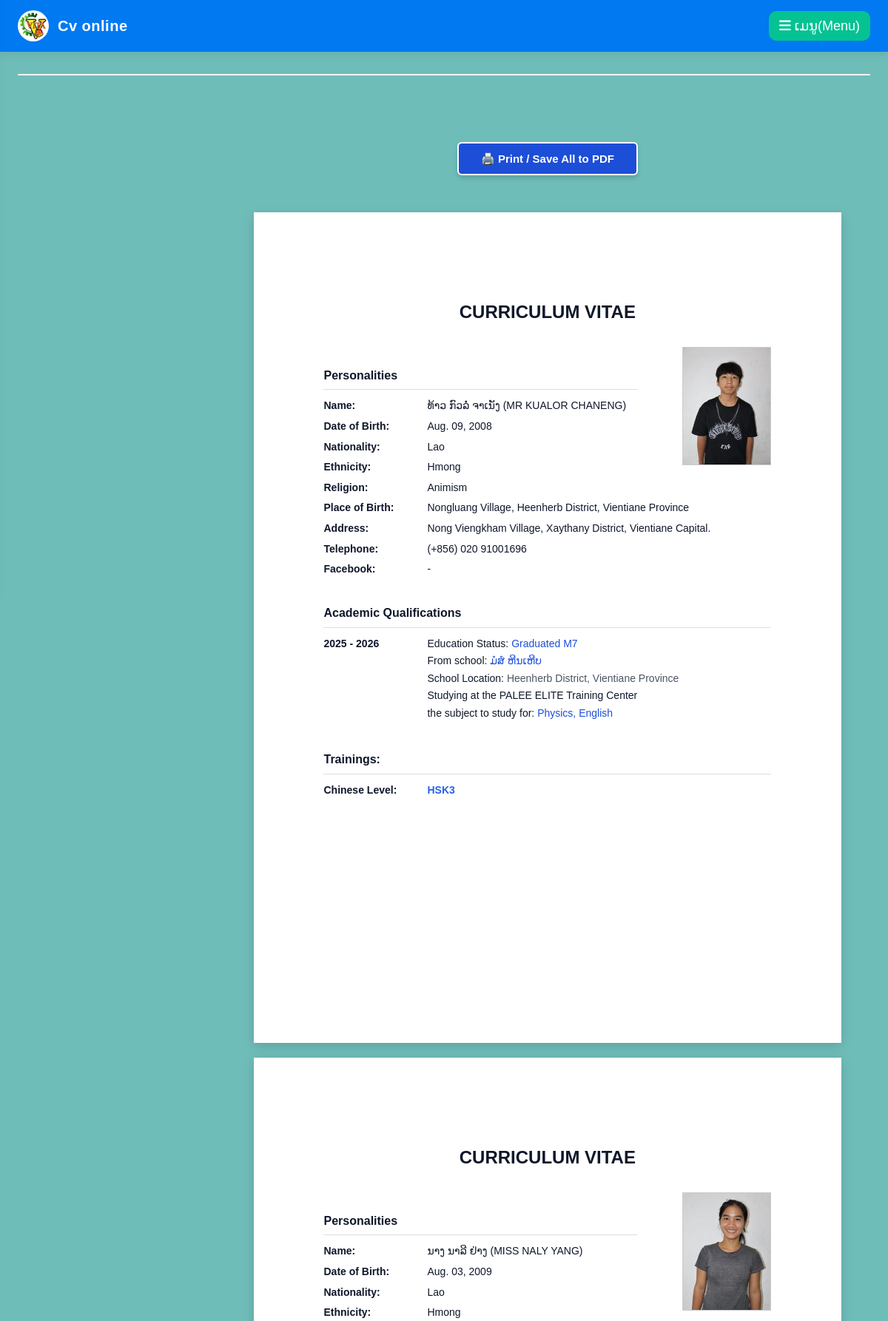
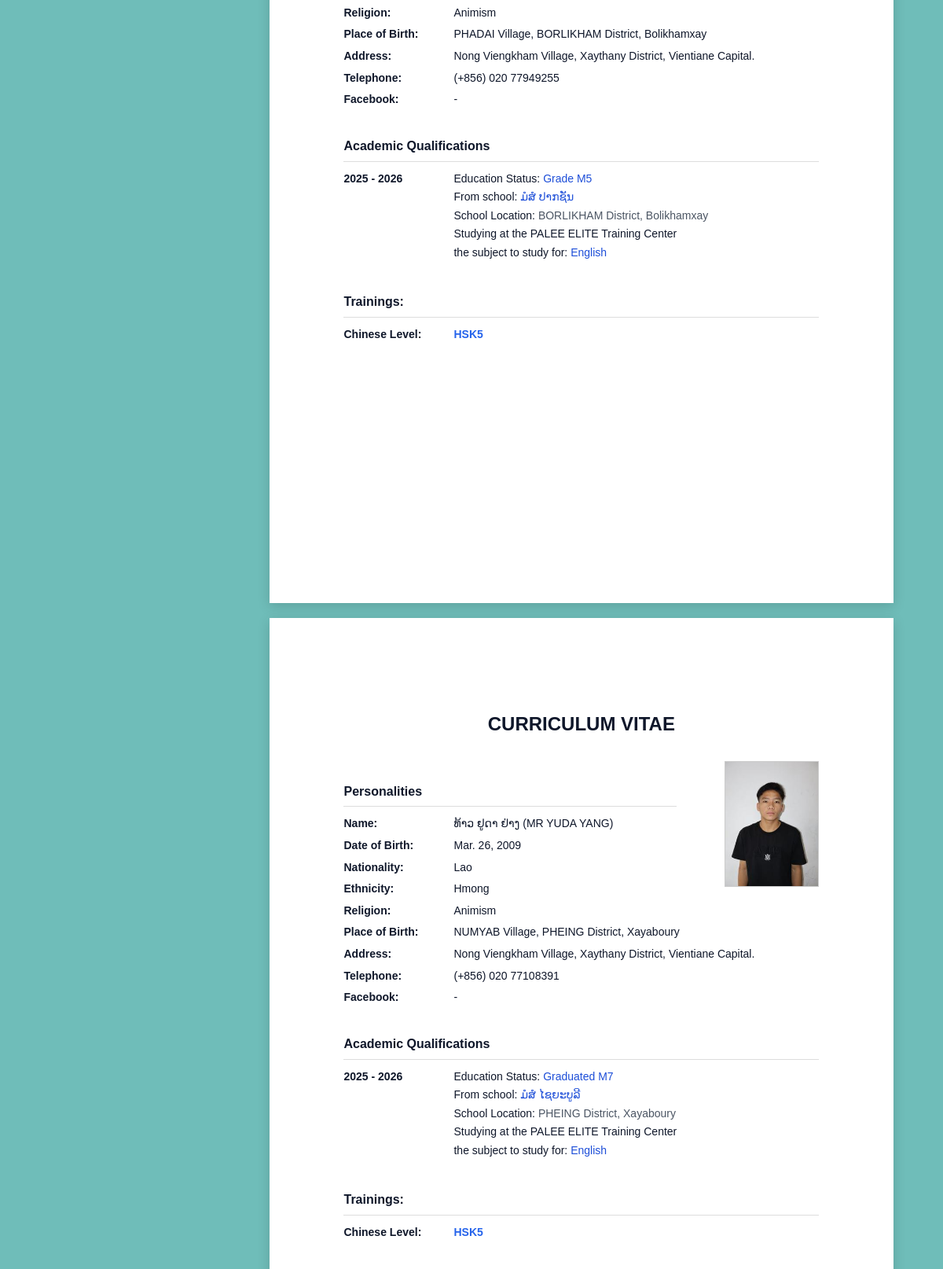
The page /?search=&school_year=&action=print (upper part) on the database its author committed (2 pictures, top to bottom).
### myapp/models.py (models this page shows, shortened)
class FormResponse(models.Model):
    PROVINCE_CHOICES3 = [
    ('Vientiane Capital', 'ນະຄອນຫຼວງວຽງຈັນ'),
    ('Phongsaly', 'ຜົ້ງສາລີ'),
    ('Luang Namtha', 'ຫຼວງນ້ຳທາ'),
    ('Oudomxay', 'ອຸດົມໄຊ'),
    ('Bokeo', 'ບໍ່ແກ້ວ'),
    ('Luang Prabang', 'ຫຼວງພະບາງ'),
    ('Huaphan', 'ຫົວພັນ'),
    ('Xayaboury', 'ໄຊຍະບູລີ'),
    ('Xieng Khouang', 'ຊຽງຂວາງ'),
    ('Vientiane', 'ວຽງຈັນ'),
    ('Bolikhamxay', 'ບໍລິຄຳໄຊ'),
    ('Khammouane', 'ຄຳມ່ວນ'),
    ('Savannakhet', 'ສະຫວັນນະເຂດ'),
    ('Salavan', 'ສາລະວັນ'),
    ('Sekong', 'ເຊກອງ'),
    ('Champasak', 'ຈຳປາສັກ'),
    ('Attapeu', 'ອັດຕະປື'),
    ('Xaysomboun', 'ໄຊສົມບູນ'),
    ]
    GRADUATE_CHOICES = [
        ('ມໍ7', 'ຈົບມໍ7ແລ້ວ (已毕业)'),
        ('ຍັງບໍ່ຈົບ', 'ຍັງບໍ່ຈົບ (未毕业)'),
    ]
    chinese_level1 = [
        ('HSK1', 'HSK1'),
        ('HSK2', 'HSK2'),
        ('HSK3', 'HSK3'),
        ('HSK4', 'HSK4'),
        ('HSK5', 'HSK5'),
        ('HSK6', 'HSK6'),
    ]
    ETHNICITY_CHOICES = [
        ('Lao', 'ລາວ'),
        ('Hmong', 'ມົ້ງ'),
        ('Khmu', 'ກຶມມຸ'),
        ('Phouthai', 'ຜູ້ໄທ'),
        ('Tai', 'ໄຕ'),
        ('Other', 'ອື່ນໆ (Other)'),
    ]
    RELIGION_CHOICES = [
        ('Buddhism', 'ພຸດ'),
        ('Christianity', 'ຄຣິດ'),
        ('Islam', 'ອິດສະລາມ'),
        ('Animism', 'ນັບຖືຜີ / ບໍ່ມີສາດສະໜາ'),
        ('Other', 'ອື່ນໆ (Other)'),
    ]
    student_code = models.CharField(max_length=20, unique=True, blank=True, null=True)
    timestamp = models.DateTimeField(
    verbose_name="Timestamp",
    default=timezone.now
    )
    full_name = models.CharField(
        max_length=255,
        verbose_name="ຊື່ ແລະ ນາມສະກຸນລາວ(真实姓名)"
    )
    name_Chinese = models.CharField(
        max_length=255,blank=True,
        verbose_name="ຊື່ແທ້ພາສາຈີນ ຫຼື ອັງກິດ(真实姓名)"
    )
    date_of_birth = models.DateField(
        verbose_name="ວັນເດືອນປີເກີດ (出生日期)",
        blank=True,
        null=True
    )
    ethnicity = models.CharField(
        max_length=50,
        choices=ETHNICITY_CHOICES,
        default='Lao',
        verbose_name="ຊົນເຜົ່າ (民族)"
    )
    ethnicity_other = models.CharField(
        max_length=100,
        blank=True,
        null=True,
        verbose_name="ຊົນເຜົ່າອື່ນໆ (请ກອກຊົນເຜົ່າຂອງທ່ານ)"
    )
    religion = models.CharField(
        max_length=50,
        choices=RELIGION_CHOICES,
        default='Buddhism',
        verbose_name="ສາດສະໜາ (宗教)"
    )
    religion_other = models.CharField(
        max_length=100,
        blank=True,
        null=True,
        verbose_name="ສາດສະໜາອື່ນໆ (请ກອກສາດສະໜາຂອງທ່ານ)"
    )
    organization = models.CharField(
        max_length=255,
        verbose_name="ມາຈາກໂຮງຮຽນໃດ(来自哪所学校？)"
    )
    Village = models.CharField(
        max_length=100,
        verbose_name="ບ້ານ (村莊)",
        blank=True
    )
    district = models.CharField(
        max_length=100,
        verbose_name="ເມືອງ (城市)"
    )
    province1 = models.CharField(
        max_length=60,
        choices=PROVINCE_CHOICES3,
        default='ນະຄອນຫຼວງວຽງຈັນ',
        verbose_name="ແຂວງເກີດ (省)"
    )
    is_graduated_m7 = models.CharField(
        max_length=20,
        choices=GRADUATE_CHOICES,
        verbose_name="ຫຼັງຈາກເດືອນ9 ສົກ2026 ນີ້ນ້ອງຮຽນຊັ້ນໃດ? (你七年级毕业嘛)"
    )
    current_grade = models.CharField(
        max_length=100,
        blank=True,
        null=True,
        verbose_name="ຖ້າບໍ່ຈົບ, ປັດຈຸບັນຮຽນຢູ່ຊັ້ນໃດ?"
    )
    chinese_level = models.CharField(
        max_length=60,
        blank=True,
        choices=chinese_level1,
        verbose_name="ລະດັບພາສາຈີນ (中文)"
    )
    phone_number = models.CharField(
        max_length=50,
        verbose_name="ເບີຕິດຕໍ່ (联络手机)"
    )
    facebook = models.CharField(
        max_length=100,
        blank=True,
        null=True,
        verbose_name="facebook (脸书)"
    )
    image = models.ImageField(
        upload_to='uploads/',
        blank=True,
        null=True,
        verbose_name="ຮູບພາບແນບມາ"
    )
    subject_set = models.ManyToManyField(
        Subject,
        verbose_name="ວິຊາເລືອກຮຽນທີ່ສູນປາລີ (选修课程)"
        )
    class Meta:
        verbose_name = "ຂໍ້ມູນການລົງທະບຽນນັກຮຽນທືນວິຕ້າ"
        verbose_name_plural = "ຂໍ້ມູນການລົງທະບຽນນັກຮຽນທືນວິຕ້າ"

class Subject(models.Model):
    name = models.CharField(max_length=255)
    photo = models.ImageField(upload_to='subject_photos/', blank=True, null=True)
    description = models.TextField(blank=True, null=True, default='')
    Name_eng = models.CharField(blank=True, null=True, default='')
    price = models.CharField(max_length=255, null=True, blank=True, default='')
    is_premium = models.BooleanField(default=False)
    promotion_end_at = models.DateField(null=True, blank=True)

### myapp/views.py (the view, shortened to what this page needs)
# urls.py: path('', views.home, name='home'),
def home(request):
    search_query = request.GET.get('search', '')
    school_year_query = request.GET.get('school_year', '')
    action = request.GET.get('action', '')  # 🔥 ເພີ່ມແຖວນີ້ເພື່ອເຊັກປຸ່ມກົດ
    users_queryset = FormResponse.objects.all().order_by('id')
    all_subjects = Subject.objects.all().order_by('id')
    total_students_count = users_queryset.count()
    context = {
        'users': users_queryset,
        'subjects': all_subjects,
        'total_count': total_students_count,
        'search_query': search_query,
        'school_year_query': school_year_query,
    }
    if action == 'print':
        return render(request, 'view_all_cv.html', context)
    return render(request, 'home.html', context)

### myapp/templates/view_all_cv.html (shortened to what this page needs)
{% extends 'components/base.html' %}
{% load static %}
{% block content %}
</head>
<body>
    <div class="top-bar">
        <button class="btn-print" onclick="window.print()">
            🖨️ Print / Save All to PDF
        </button>
    </div>
<div class="cv-container-wrapper">
{% for user in users %}
    <div class="cv-page" data-page="{{ forloop.counter }}">
        <div class="cv-title">Curriculum Vitae</div>
        <div class="cv-content-wrapper">
            <div class="left-info">
                <div class="section-title">Personalities</div>
                <div class="info-grid">
                    <div class="info-label">Name:</div>
                    <div style="white-space: nowrap;">{{ user.full_name }} {% if user.name_Chinese %}({{ user.name_Chinese }}){% endif %}</div>
                    <div class="info-label">Date of Birth:</div>
                    <div style="white-space: nowrap;">{{ user.date_of_birth|date:"M. d, Y" }}</div>
                    <div class="info-label">Nationality:</div>
                    <div style="white-space: nowrap;">Lao</div>
                    <div class="info-label">Ethnicity:</div>
                    <div style="white-space: nowrap;">{% if user.ethnicity == 'Other' %}{{ user.ethnicity_other }}{% else %}{{ user.ethnicity }}{% endif %}</div>
                    <div class="info-label">Religion:</div>
                    <div style="white-space: nowrap;">{% if user.religion == 'Other' %}{{ user.religion_other }}{% else %}{{ user.religion }}{% endif %}</div>
                    <div class="info-label">Place of Birth:</div>
                    <div style="white-space: nowrap;">
                        {% if user.Village %}{{ user.Village }} Village, {% endif %}{{ user.district }} District,
                        {% if user.province1 == 'Vientiane' %}Vientiane Province{% else %}{{ user.province1 }}{% endif %}
                    </div>
                    <div class="info-label">Address:</div>
                    <div style="white-space: nowrap;">
                    Nong Viengkham Village, Xaythany District, Vientiane Capital.
                    </div>
                    <div class="info-label">Telephone:</div>
                    <div style="white-space: nowrap;"> (+856) {{ user.phone_number }} </div>
                    <div class="info-label">Facebook:</div>
                    <div style="white-space: nowrap;">{{ user.facebook|default:"-" }}</div>
                </div>
            </div>
            <div class="cv-photo-box" style="width: 120px; height: 160px; border: 1px solid #ccc; overflow: hidden;">
                {% if user.image %}
                    <img src="{{ user.image.url }}" alt="Student Photo" style="width: 100%; height: 100%; object-fit: cover;">
                {% else %}
                    <div style="text-align: center; line-height: 160px; color: #9ca3af;">No Photo</div>
                {% endif %}
            </div>
        </div>
        <div class="section-title" style="margin-top: 35px;">Academic Qualifications</div>
        <div class="timeline-grid">
            <div class="timeline-year">2025 - 2026</div>
            <div class="timeline-detail">
                <p style="margin: 0 0 4px 0;">Education Status:
                    <span style="font-weight: 500; color: #1d4ed8;"">
                        {% if user.is_graduated_m7 == 'ມໍ7' or user.is_graduated_m7 == 'ມ7' or user.is_graduated_m7 == 'm7' or user.is_graduated_m7 == 'M7' %}
                            Graduated M7
                        {% elif user.current_grade == "ມໍ1" or user.current_grade == "ມ1" %}Grade M1
                        {% elif user.current_grade == "ມໍ2" or user.current_grade == "ມ2" %}Grade M2
                        {% elif user.current_grade == "ມໍ3" or user.current_grade == "ມ3" %}Grade M3
                        {% elif user.current_grade == "ມໍ4" or user.current_grade == "ມ4" %}Grade M4
                        {% elif user.current_grade == "ມໍ5" or user.current_grade == "ມ5" %}Grade M5
                        {% elif user.current_grade == "ມໍ6" or user.current_grade == "ມ6" %}Grade M6
                        {% elif user.current_grade == "ມໍ7" or user.current_grade == "ມ7" %}Graduated M7
                        {% else %}
                            {{ user.current_grade|default:"-" }}
                        {% endif %}
                    </span>
                </p>
                <p style="margin: 0 0 4px 0;">From school: <span style="font-weight: 500; color: #1d4ed8;">{{ user.organization }}</span></p>
                <p style="margin: 0 0 4px 0;">School Location:
                    <span style="font-weight: 500; color: #4b5563;">
                        {{ user.district }} District, {% if user.province1 == 'Vientiane' %}Vientiane Province{% else %}{{ user.province1 }}{% endif %}
                    </span>
                </p>
                <p style="margin: 0 0 4px 0;">Studying at the PALEE ELITE Training Center</p>
                <p style="margin: 0 0 4px 0;">the subject to study for:
                    <span style="font-weight: 500; color: #1d4ed8;">
                        {% for subject in user.subject_set.all %}{{ subject.Name_eng }}{% if not forloop.last %}, {% endif %}{% empty %}-{% endfor %}
                    </span>
                </p>
            </div>
        </div>
        <div class="section-title" style="margin-top: 35px;">Trainings:</div>
        <div class="timeline-grid">
            <div class="timeline-year">Chinese Level:</div>
            <div class="timeline-detail">
                <p style="margin: 0; font-weight: bold; color: #2563eb;">{{ user.chinese_level }}</p>
            </div>
        </div>
    </div>
{% empty %}
    <div class="cv-page" style="height: auto; text-align: center;">ບໍ່ມີຂໍ້ມູນນັກສຶກສາ</div>
{% endfor %}
</div>
{% endblock %}

### staticfiles/main65.css (style rules this page uses)
body { margin: 0px; padding: 0px; background: url(""); background-color: inherit; font-size: 16px; font-family: "Trebuchet MS", Helvetica, sans-serif; color: #000; }

### myapp/templates/components/base.html (style rules this page uses)
html, body, p, span, h1, h2, h3, h4, h5, h6, a, button, input, select, textarea, div, th, td, table, b, strong, li, ul { font-family: 'Phetsarath OT', sans-serif !important; }
html, body { margin: 0 !important; padding: 0 !important; width: 100% !important; max-width: 100% !important; overflow-x: hidden !important; word-break: keep-all; overflow-wrap: break-word; font-size: 18px !important; line-height: 1.8 !important; }

### myapp/templates/components/siteheader.html (style rules this page uses)
body, h1, h2, h3, h4, h5, h6, .w3-bar, button, a, span, div { font-family: "Phetsarath", sans-serif !important; }
body { background-color: #f1f5f9; color: #0f172a; margin: 0; }

### myapp/templates/view_all_cv.html (style rules this page uses)
html, body, p, span, h1, h2, h3, h4, h5, h6, a, button, input, select, textarea, div, th, td, table, b, strong, li, ul { font-family: 'Phetsarath OT', sans-serif !important; }
html, body { margin: 0 !important; padding: 0 !important; width: 100% !important; max-width: 100% !important; overflow-x: hidden !important; background-color: #6fbdb9; font-family: 'Phetsarath OT', Tahoma, Geneva, Verdana, sans-serif; box-sizing: border-box; }
.top-bar { width: 100%; background-color: #007bff; padding: 15px 0; display: flex; justify-content: center; align-items: center; box-shadow: 0 2px 4px rgba(0,0,0,0.1); position: fixed; top: 0; left: 0; z-index: 9999; }
.btn-print { background-color: #1d4ed8; color: white; border: 2px solid #ffffff; padding: 10px 24px; font-size: 14px; font-weight: bold; border-radius: 6px; cursor: pointer; }
.cv-container-wrapper { margin-top: 100px; width: 100%; display: flex; flex-direction: column; align-items: center; box-sizing: border-box; padding: 10px 0; }
.cv-page { background-color: #ffffff; width: 210mm; height: 297mm; padding: 30mm 25mm 25mm 25mm; margin: 20px auto; box-shadow: 0 4px 15px rgba(0, 0, 0, 0.15); box-sizing: border-box; position: relative; page-break-after: always; }
.cv-title { text-align: center; font-size: 24px; font-weight: bold; margin-bottom: 40px; text-transform: uppercase; }
.cv-content-wrapper { display: flex; justify-content: space-between; align-items: flex-start; width: 100%; }
.left-info { width: 70%; }
.section-title { font-size: 16px; font-weight: bold; margin-top: 25px; margin-bottom: 12px; border-bottom: 1px solid #ddd; padding-bottom: 4px; }
.info-grid, .timeline-grid { display: grid; grid-template-columns: 140px 1fr; row-gap: 8px; font-size: 14px; line-height: 1.4; }
.info-label, .timeline-year { font-weight: bold; }
.cv-page { content-visibility: auto; contain-intrinsic-size: 1px 1123px; width: 210mm; height: 297mm; margin: 20px auto; background: white; box-shadow: 0 0 10px rgba(0,0,0,0.1); }
.cv-page { content-visibility: auto; contain-intrinsic-size: 1px 1123px; transform: translate3d(0, 0, 0); will-change: transform; -webkit-backface-visibility: hidden; backface-visibility: hidden; }
*, *:before, *:after { box-sizing: border-box !important; }
.top-bar { width: 100%; background-color: transparent !important; box-shadow: none !important; position: relative !important; top: auto !important; right: auto !important; left: auto !important; margin-top: 30px !important; margin-bottom: 50px !important; display: flex !important; justify-content: center !important; align-items: center !important; padding: 0 !important; z-index: 999; }
.btn-print { background-color: #1d4ed8; color: white; border: 2px solid #ffffff; padding: 12px 30px; font-size: 15px; font-weight: bold; border-radius: 6px; cursor: pointer; box-shadow: 0 4px 6px rgba(0,0,0,0.15); transition: background-color 0.2s, transform 0.1s; }
.cv-container-wrapper { margin-top: 10px !important; width: 100%; display: flex; flex-direction: column; align-items: center; padding: 0; }
.cv-page { background-color: #ffffff; width: 210mm; height: 297mm; padding: 30mm 25mm 25mm 25mm; margin: 0 auto 20px auto; box-shadow: 0 4px 15px rgba(0, 0, 0, 0.15); position: relative; overflow: hidden; word-wrap: break-word; overflow-wrap: break-word; word-break: break-word; }
.cv-title { text-align: center; font-size: 24px; font-weight: bold; margin-top: 0px; margin-bottom: 25px; text-transform: uppercase; }

### rows shown on the page
FormResponse: full_name "ທ້າວ ກົວລໍ່ ຈາເນັງ", name_Chinese "MR KUALOR CHANENG", date_of_birth "Aug. 09, 2008", ethnicity "Hmong", religion "Animism", Village "Nongluang", district "Heenherb", province1 "Vientiane Province", phone_number "020 91001696", facebook "-", image (picture), is_graduated_m7 "Graduated M7", organization "ມໍສໍ ຫີນເຫີບ", chinese_level "HSK3"
Subject: Name_eng "Physics"
Subject: Name_eng "English"
FormResponse: full_name "ນາງ ນາລີ ຢ່າງ", name_Chinese "MISS NALY YANG", date_of_birth "Aug. 03, 2009", ethnicity "Hmong", religion "Animism", Village "PHADAI", district "BORLIKHAM", province1 "Bolikhamxay", phone_number "020 77949255", facebook "-", image (picture), is_graduated_m7 "Grade M5", organization "ມໍສໍ ປາກຊັນ", chinese_level "HSK5"
